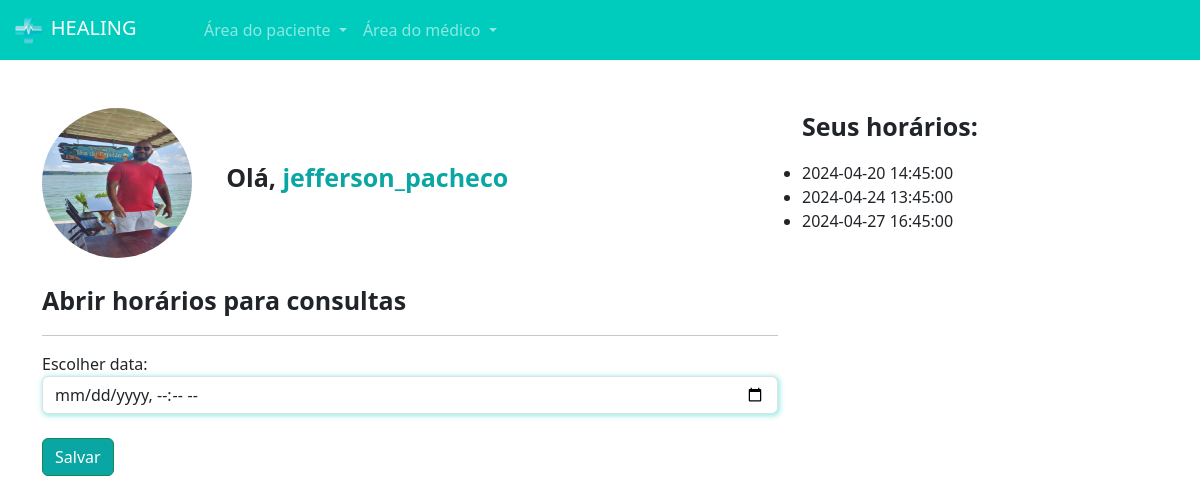
/medicos/abrir_horario/ (signed in), run on the app's committed database.
### medico/models.py (models this page shows, shortened)
class DadosMedico(models.Model):
    crm = models.CharField(max_length=30)
    nome = models.CharField(max_length=100)
    cep = models.CharField(max_length=15)
    rua = models.CharField(max_length=100)
    bairro = models.CharField(max_length=100)
    numero = models.IntegerField()
    rg = models.ImageField(upload_to='rgs')
    cedula_identidade_medica = models.ImageField(upload_to='cim')
    foto = models.ImageField(upload_to='fotos_perfil')
    descricao = models.TextField()
    valor_consulta = models.FloatField(default=100)
    user = models.ForeignKey(User,on_delete=models.DO_NOTHING)
    especialidade = models.ForeignKey(Especialidades, on_delete=models.DO_NOTHING)

class DatasAbertas(models.Model):
    data = models.DateTimeField()
    user = models.ForeignKey(User, on_delete=models.DO_NOTHING)
    agendado = models.BooleanField(default=False)
    def __str__(self):
        return str(self.data)

### medico/views.py (the view, shortened to what this page needs)
# urls.py: path('abrir_horario/', views.abrir_horario, name="abrir_horario"),
@login_required
def abrir_horario(request):
    if not is_medico(request.user):
        messages.add_message(request, messages.WARNING, 'Somente médicos podem abrir horário!')
        return redirect('/usuarios/sair')
    if request.method == "GET":
        dados_medicos = DadosMedico.objects.get(user=request.user)
        datas_abertas = DatasAbertas.objects.filter(user=request.user)
        return render(request, 'abrir_horario.html', {'dados_medicos': dados_medicos, 'datas_abertas': datas_abertas, 'is_medico': is_medico(request.user)})

### medico/models.py (called while the page is built)
def is_medico(user):
    return DadosMedico.objects.filter(user=user).exists()

### medico/templates/abrir_horario.html (shortened to what this page needs)
{% extends "base.html" %}
{% load static %}
{% block 'head' %}
<link rel="stylesheet" href="{% static 'medicos/css/abrir_horario.css' %}">
<link rel="stylesheet" href="{% static 'usuarios/css/usuarios.css' %}">
<link rel="stylesheet" href="{% static 'medicos/css/cadastro_medico.css' %}">
{% endblock 'head' %}
{% block 'body' %}
{% include "partials/navbar.html" %}
<div class="container">
    <br><br>
    <div class="row">
        <div class="col-md-8">
            <img src="{{dados_medicos.foto.url}}" class="foto-perfil" alt="">
            <label style="margin-left: 30px; font-size: 25px" class="p-bold">Olá, <span class="color-dark">{{request.user.username}}</span></label>
            <br>
            <br>
            <p style="font-size: 25px" class="p-bold">Abrir horários para consultas</p>
            <hr>
            <form action="{% url 'abrir_horario' %}" method="POST">{% csrf_token %}
                <label for="">Escolher data:</label>
                <input type="datetime-local" name="data" class="form-control shadow-main-color">
                <br>
                <input type="submit" value="Salvar" class="btn btn-success btn-dark-color">
            </form>
        </div>
        <div class="col-md-4">
            <p style="font-size: 25px" class="p-bold">Seus horários:</p>
            <ul class="list-group">
            {% for data in datas_abertas %}
                <li>{{data}}</li>
                {% endfor %}
            </ul>
        </div>
    </div>
</div>
{% endblock 'body' %}

### templates/static/geral/css/base.css (style rules this page uses)
:root { --main-color: #00CCBE; --dark-color: #09A6A3; --contrast-color: #FFD686; }
.p-bold { font-weight: bold; }
.color-dark { color: var(--dark-color); }

### templates/static/medicos/css/abrir_horario.css (style rules this page uses)
.foto-perfil { width: 150px; height: 150px; border-radius: 75px; }

### templates/static/usuarios/css/usuarios.css (style rules this page uses)
.btn-dark-color { background-color: var(--dark-color); color: white; }

### templates/static/medicos/css/cadastro_medico.css (style rules this page uses)
.shadow-main-color { box-shadow: 1px 1px 5px 1px rgba(0, 204, 190,.4); }

### data on the page
DadosMedico: foto (picture)
DatasAbertas: data "2024-04-20 14:45:00"
DatasAbertas: data "2024-04-24 13:45:00"
DatasAbertas: data "2024-04-27 16:45:00"

### other printed values
{{ request.user.username }} "jefferson_pacheco"
